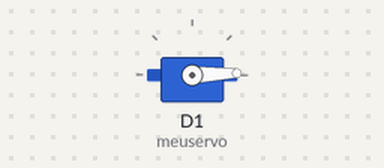
Bench run of a sketch on a simulated ESP8266 (NodeMCU). On the bench: servo.

Above: at 0.05 s.
At 1.75 s:
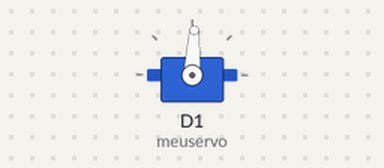
At 3.45 s:
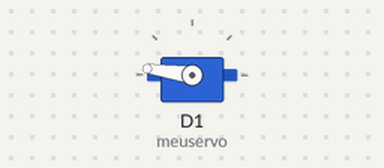
At 6.85 s:
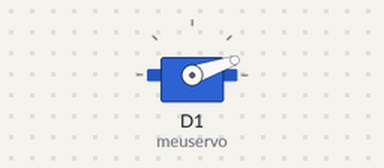
Timing chart, 0 to 9.4 s (numbered marks = the images above):
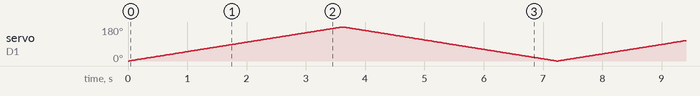

The sketch:

servoMotor.ino
```cpp
/*==========================================================================
                Baú da Eletrônica Componentes Eletrônicos
                        www.baudaeletronica.com.br
             Aprenda a controlar seu micro servo com NodeMcu
==========================================================================*/

#include <Servo.h>

Servo meuservo;  // instância chamada meuservo
// se utilizar mais servos criar mais instâncias

int pos = 0;    // variável de posição iniciada em zero

void setup() {
  meuservo.attach(D1);  // anexando o pino D4 do NodeMcu ao meuservo
}

void loop() {
  for (pos = 0; pos <= 180; pos += 1) { // movimento de 0 a 180º
    // crescente
    meuservo.write(pos);              // escreve posicao em meuservo
    delay(20);                       // aguarda 35ms
  }
  for (pos = 180; pos >= 0; pos -= 1) { // movimento de 180º a 0
    // descrescente
    meuservo.write(pos);              // escreve posicao em meuservo
    delay(20);                       // aguarda 35ms
  }
}
```
